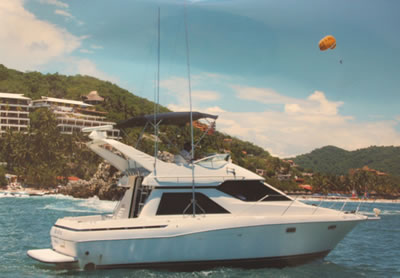
#> input picture class_02/blue-boat.jpg, 400 x 278 px, found by its file name
$ jupyter execute --allow-errors 'Libraries and Statistical Computation.ipynb'   (shell and % lines are left out)
#> lines starting #> are read from the running program, lines starting #| are printed output that depends on the picture
# Libraries to be used

- Numpy
- Matplotlib
- Pandas
- OpenCV
- scikit-image

[cell 1]
# Import the libraries
import numpy as np
from matplotlib import pyplot as plt
import pandas as pd
import cv2
import skimage.io as io
import seaborn as sns

## Numpy Arrays and Operations

[cell 2]
# Convert lists to numpy arrays
mylist = [1, 2, 3, 4]
arr = np.asarray(mylist)
print (arr)
print (arr.dtype)
print(type(arr))
# [6 lines of commented-out code are left out]
arr1 = np.ones_like(())
print( arr1)

arr1 = np.eye(5)
print( arr1)

#Copy numpy arrays
arr2 = arr1.copy()
print (arr2)

arr3 = np.random.randint(low=-5, high=10, size=(5, 6))
print (arr3)

#Shapes of numpy arrays and multi-dimensional arrays
#print (arr3.shape, arr3.dtype)
# print (arr3.astype(np.float32).dtype)

 #Reshape, Transpose, Concatenate numpy arrays
arr4 = arr3.reshape((30, 1))
print( arr4)
#print( arr4.shape)
# Transpose
#print (arr4)
#print (arr4.T)

A = np.random.randint(low=-5, high=10, size=(3, 3))
B = np.random.randint(low=-15, high=20, size=(3, 3))
print( A)
#print (B)
#print ('-'*30)

k = np.expand_dims(A , axis=0)
print(k)
C = np.concatenate((np.expand_dims(A, axis=0),
                     np.expand_dims(B, axis=0)), axis=2)
#print( C.shape)
#
# Inverse, Prod, Add, Rank, Determinant...
C = A.dot(A)
D = B.dot(A)


# [9 lines of commented-out code are left out]

[cell 3]
a = np.array([1, 1, 1])
b = np.array([0, 0, 0])

print (a, b)

[cell 4]
def euc_dist(v1, v2):
    """
    Function to compute euclidean distance
    or L2 Norm between two points.
    """
    return np.sqrt(((v1 - v2)**2).sum())

[cell 5]
print (euc_dist(a, b))

## Matplotlib

[cell 6]
# plot simple ranges
a = np.array(range(0, 100, 2))
b = np.array(range(0, 100, 2))

plt.figure(0)
plt.title("Line")
plt.grid("on")
plt.xlim(0, 100)
plt.ylim(0, 100)
plt.plot(a, b, 'r--')
plt.plot(a, 2*a, 'g')
plt.show()
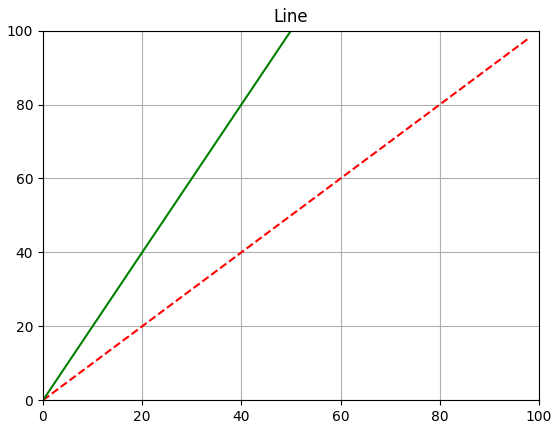
#> figure drawn by matplotlib, 1 panel; curve peaks at x = 98, y = 98; curve peaks at x = 98, y = 196

[cell 7]
# Scatter plot of line
a = np.random.random((10, 2))

plt.scatter(a[:, 0], a[:, 1])
plt.show()
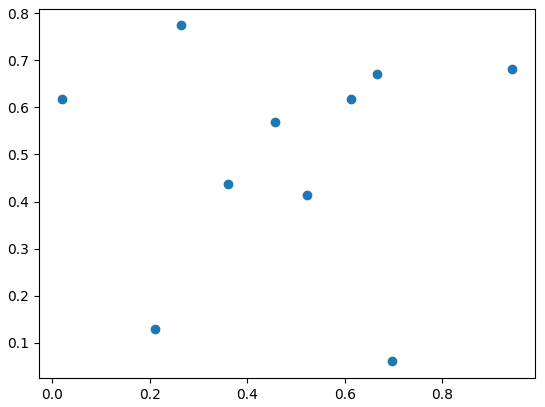
#> figure drawn by matplotlib, 1 panel

[cell 8]
# Plot sine wave, cosine wave, and some lines
x = np.linspace(-2*np.pi, 2*np.pi, num=100)

plt.figure(0, figsize=(10, 5))
plt.plot(np.sin(x), 'r')
plt.plot(np.cos(x), 'g')
plt.show()
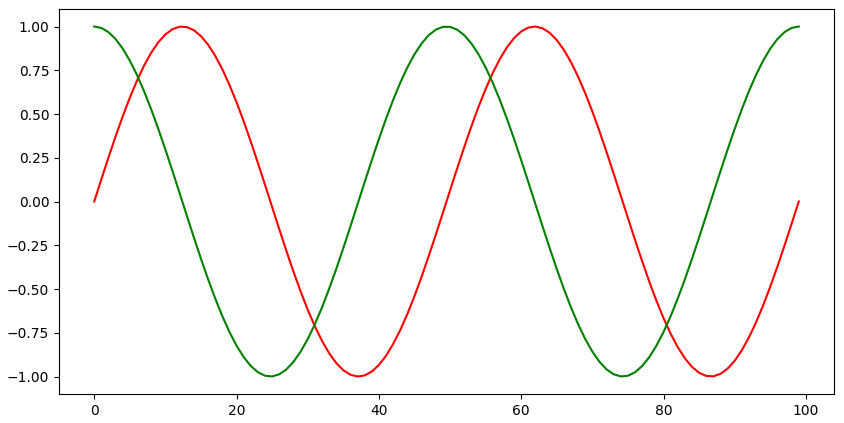
#> figure drawn by matplotlib, 1 panel; curve peaks at x = 62, y = 1; curve peaks at x = 0, y = 1

#plt.savefig()

## OpenCV and Scikit-Image

[cell 9]
# Loading an image
img = cv2.imread('/home/exoper/Documents/data/blue-boat.jpg')
#> img is the input picture: shape (278, 400, 3); mean B, G, R 133.7, 139.7, 132.2
img = cv2.cvtColor(img, cv2.COLOR_BGR2GRAY)
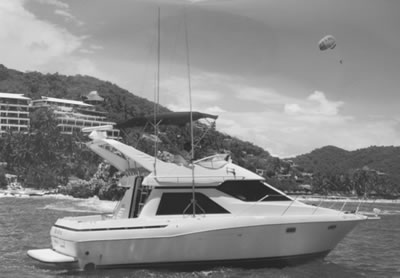
#> img: shape (278, 400); min 29, max 245, mean 136.8
print (img.shape, img.dtype)
#| (278, 400) uint8

# Dispalying an image
plt.imshow(img)

# R, G, and B channels
plt.figure(0)
plt.imshow(img[:, :], cmap='gray')
# Convert image to grayscale
# Resize image

## Pandas

#> (a cell that did not finish here is left out)

#> (a cell that did not finish here is left out)

#> (a cell that did not finish here is left out)

#> (a cell that did not finish here is left out)

#> (a cell that did not finish here is left out)

[cell 15]
freq = {}

#> (the rest of this cell did not finish here and is left out)

[cell 16]
# print freq.keys(), freq.values()

plt.plot(freq.keys(), freq.values())
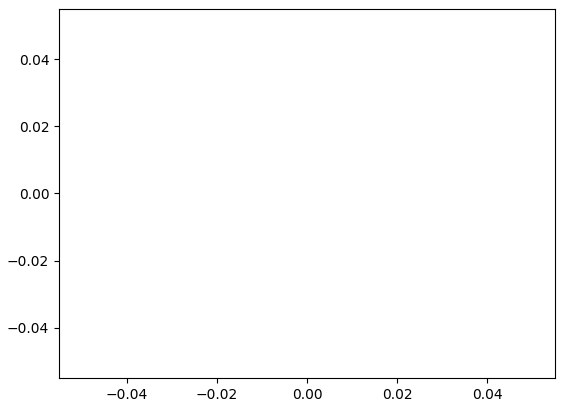
#> figure drawn by matplotlib, 1 panel
